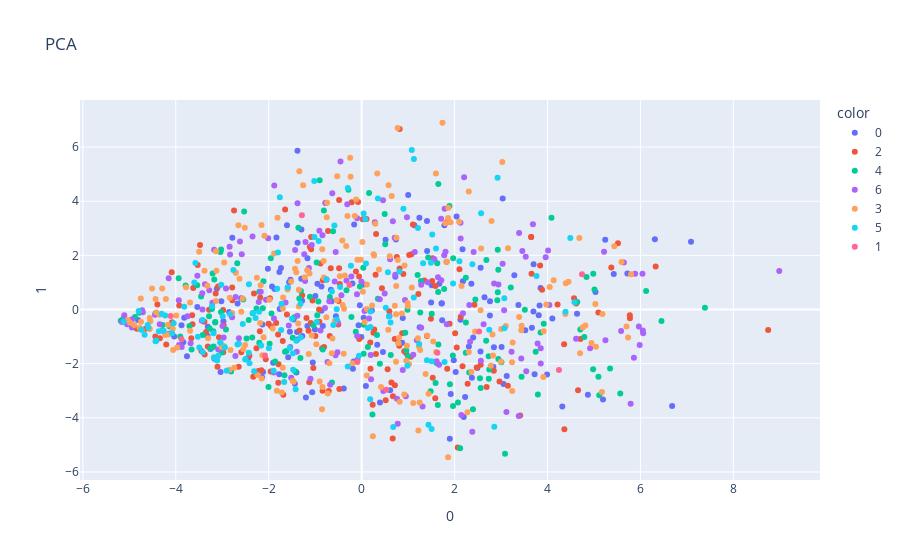

Here is the notebook cell this chart was saved with:
### Code cell
fig = px.scatter(Xtrain_sobel_pca[:999], x=0, y=1, color=df1['emotion'],title ="PCA")
fig.show()

### Figure 1 — Plotly figure (JSON) as saved in the notebook; plotly's stock layout.template omitted (floating-point values rounded to 4 significant figures; data arrays with more than 128 entries replaced by an {"elided": "..."} marker saying what was removed)
{"data": [{"hovertemplate": "color=0<br>0=%{x}<br>1=%{y}<extra></extra>", "legendgroup": "0", "marker": {"color": "#636efa", "symbol": "circle"}, "mode": "markers", "name": "0", "orientation": "v", "showlegend": true, "type": "scatter", "x": {"elided": "153 float values"}, "xaxis": "x", "y": {"elided": "153 float values"}, "yaxis": "y"}, {"hovertemplate": "color=2<br>0=%{x}<br>1=%{y}<extra></extra>", "legendgroup": "2", "marker": {"color": "#EF553B", "symbol": "circle"}, "mode": "markers", "name": "2", "orientation": "v", "showlegend": true, "type": "scatter", "x": {"elided": "168 float values"}, "xaxis": "x", "y": {"elided": "168 float values"}, "yaxis": "y"}, {"hovertemplate": "color=4<br>0=%{x}<br>1=%{y}<extra></extra>", "legendgroup": "4", "marker": {"color": "#00cc96", "symbol": "circle"}, "mode": "markers", "name": "4", "orientation": "v", "showlegend": true, "type": "scatter", "x": {"elided": "153 float values"}, "xaxis": "x", "y": {"elided": "153 float values"}, "yaxis": "y"}, {"hovertemplate": "color=6<br>0=%{x}<br>1=%{y}<extra></extra>", "legendgroup": "6", "marker": {"color": "#ab63fa", "symbol": "circle"}, "mode": "markers", "name": "6", "orientation": "v", "showlegend": true, "type": "scatter", "x": {"elided": "171 float values"}, "xaxis": "x", "y": {"elided": "171 float values"}, "yaxis": "y"}, {"hovertemplate": "color=3<br>0=%{x}<br>1=%{y}<extra></extra>", "legendgroup": "3", "marker": {"color": "#FFA15A", "symbol": "circle"}, "mode": "markers", "name": "3", "orientation": "v", "showlegend": true, "type": "scatter", "x": {"elided": "221 float values"}, "xaxis": "x", "y": {"elided": "221 float values"}, "yaxis": "y"}, {"hovertemplate": "color=5<br>0=%{x}<br>1=%{y}<extra></extra>", "legendgroup": "5", "marker": {"color": "#19d3f3", "symbol": "circle"}, "mode": "markers", "name": "5", "orientation": "v", "showlegend": true, "type": "scatter", "x": [-3.087, -4.226, 1.519, -0.23, 0.1879, -3.419, -0.6095, -4.437, 0.5198, -0.2962, 1.079, -1.316, -2.425, -1.016, -2.504, 0.5857, -3.11, -1.732, -2.5, -4.363, 0.8988, 0.9839, 1.49, 2.926, -2.905, 1.506, 1.438, 4.491, -0.5869, 1.6, -3.18, 1.125, -2.672, -4.418, -3.577, -0.5366, -3.041, -2.99, -1.667, 2.104, -4.671, -2.413, 4.387, -3.602, -1.761, -1.5, -2.314, 1.239, 0.09397, -2.642, 0.1834, 0.3507, 0.04356, -0.4629, 3.073, -1.422, -2.209, -3.495, -4.592, 2.383, -1.02, -2.429, -4.077, -3.421, -1.818, -0.05784, 3.071, 4.58, 1.504, 2.854, -0.6404, 0.6228, -1.725, -4.798, -2.942, -5.121, -3.525, 1.405, -4.744, 1.968, 0.1374, -2.558, -3.041, 0.07615, -3.188, -1.593, -1.548, 2.571, -3.222, -2.76, 1.784, -3.82, -1.896, 0.1923, -0.9241, -1.313, 3.763, -0.9661, -2.831, -4.302, 1.122, 2.747, -1.996, -2.283, -2.163, 0.5652, -2.336, -0.7594, -4.046, -1.406, -4.26, 1.213, -3.022, -0.2988, -1.801, -1.479, -1.474, -4.604, 0.8136, 1.323, 0.6797, -0.5356], "xaxis": "x", "y": [-1.707, -0.2188, 2.767, 1.618, -0.6457, -1.574, -0.5696, -1.177, 0.06353, 4.486, 5.89, 0.211, 0.9315, 2.681, -1.842, -0.2623, -1.882, -0.7591, -1.827, -0.8013, 3.72, -2.08, 1.725, 4.865, -2.264, -4.414, -4.257, 2.638, 3.1, 2.252, -1.772, 5.563, -1.29, -1.144, 1.72, 0.006138, -1.217, -0.2495, -2.675, 1.781, -0.9281, -1.982, -0.08677, 0.9944, 4.147, -0.342, -2.285, -1.277, 1.695, -1.266, -3.315, 4.104, 3.546, 0.8349, -0.6896, -2.948, -0.08463, -1.405, -0.678, 1.674, 4.745, -1.596, -0.875, -0.3837, 0.7635, -1.704, 0.4121, 0.2643, -1.908, -4.332, 0.6614, -0.4811, 0.2112, -0.05574, -1.394, -0.453, -1.008, -1.871, -0.747, 0.963, -0.6833, -0.5369, -1.217, 3.335, -0.8743, 0.8105, -1.421, 3.558, 0.1244, 1.46, -1.941, 0.1018, -2.261, -0.07682, 2.526, -1.033, 1.242, -0.4633, -0.1714, -0.1553, 0.4433, -0.7497, -1.428, -0.3164, -1.331, 1.379, -0.1263, 1.121, -0.508, -1.157, -0.7871, 3.013, 0.9121, -2.108, 2.107, -1.615, -2.225, -0.5708, 1.407, 1.712, -4.34, -0.3662], "yaxis": "y"}, {"hovertemplate": "color=1<br>0=%{x}<br>1=%{y}<extra></extra>", "legendgroup": "1", "marker": {"color": "#FF6692", "symbol": "circle"}, "mode": "markers", "name": "1", "orientation": "v", "showlegend": true, "type": "scatter", "x": [-3.877, -0.2621, -2.08, 4.247, 1.63, -4.111, -0.09186, 4.742, 0.5297, -1.287, 2.528], "xaxis": "x", "y": [-1.096, 0.9076, -1.7, -2.23, -1.596, -0.2375, -1.94, 1.306, -2.96, 3.483, -0.8132], "yaxis": "y"}], "layout": {"legend": {"title": {"text": "color"}, "tracegroupgap": 0}, "title": {"text": "PCA"}, "xaxis": {"anchor": "y", "domain": [0, 1], "title": {"text": "0"}}, "yaxis": {"anchor": "x", "domain": [0, 1], "title": {"text": "1"}}}}
